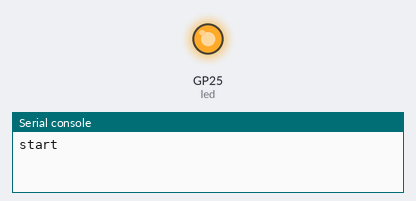
The program below on a simulated Raspberry Pi Pico running MicroPython. Shown: output pins drawn as LEDs (lit = HIGH), the last lines printed to the serial console. At 7.2 s the program stops and its outputs stay as they are.

Above: at 0.1 s.
At 7.2 s:
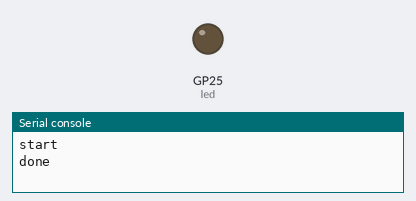
Timing chart, 0 to 8.7 s (numbered marks = the images above):
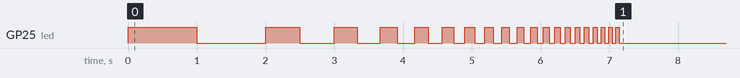

Measured:
- by itself, GP25 (led): LOW → HIGH at 0.00 s, → LOW 1.0 s later, → HIGH 1.0 s later, → LOW 0.50 s later, … (40 changes in this stretch)

The program:

blink.py
```python
import machine
import utime
print("start")
led = machine.Pin("LED", machine.Pin.OUT)
for i in range(20):
    led.on()
    sleep = 1 / (i+1)
    utime.sleep(sleep)
    led.off()
    utime.sleep(sleep)
print("done")
```
